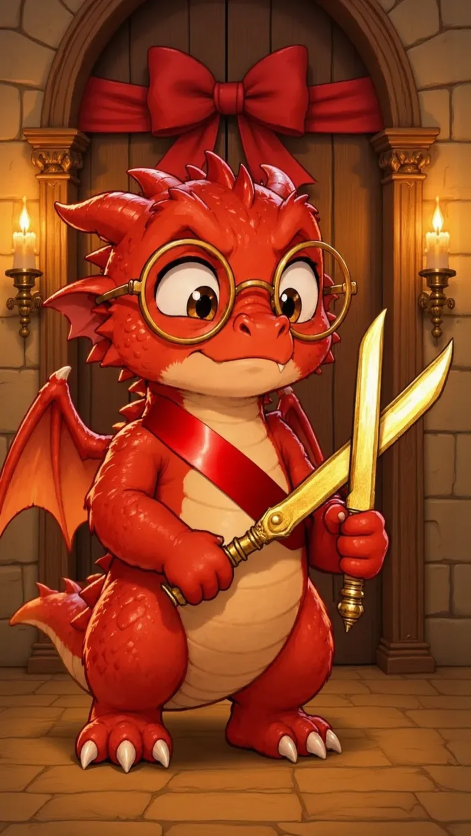
#> input picture dev/video/dragon/img/j1.jpg, 941 x 1672 px, found by its file name (shown at 1/2 size)
$ python troupe.py ia/i3.jpg
#> lines starting #> are read from the running program, lines starting #| are printed output that depends on the picture
### dev/video/dragon/montage.py
"""Montage « Rapport d'incident » à partir des 9 images fixes (animation 2D : zooms,
tremblements, étincelles, lueur, bulles BD, textes, écran final).
Usage : python3 montage.py [sortie.mp4] [--preview t1 t2 ...]"""
import sys, math, subprocess, random
import numpy as np
from PIL import Image, ImageDraw, ImageFont, ImageFilter

U = '/mnt/user-data/uploads/'
IMG = {
    1: 'Le_dragon_studieux_au_parchemin_vierge.png',
    2: 'Le_mai_tre_ennuye__et_le_dragon_ze_le_.png',
    3: '7BE61344-40EB-40E1-9026-36E9ED126DBD.png',
    4: 'AC69A1C3-FE3C-411B-BA7A-2F7525078722.png',
    5: '52C7C7C9-434D-4ADA-8B23-02B89AC59D4F.png',
    6: '2C2BFB56-7939-4141-950F-E3AA45067A2E.png',
    7: '3958388A-65EB-4E0C-A710-3E58D1B70438.png',
    8: '129B5815-92F7-48D4-A92C-17B993B6ADAC.png',
    9: 'BA2DC171-A6CC-4D34-A035-4A8C85409BB9.png',
}
W, H, FPS = 1080, 1920, 30
F = 'fonts/'
TITLE = F + 'luckiest-guy-latin-400-normal.ttf'
BODY = F + 'alegreya-sans-latin-900-normal.ttf'
SEMI = F + 'alegreya-sans-latin-800-normal.ttf'
GOLD = (255, 205, 70)
WHITE = (255, 255, 255)
RED = (200, 30, 40)
INK = (25, 22, 40)

def font(p, s): return ImageFont.truetype(p, s)

SRC = {k: Image.open(U + v).convert('RGB') for k, v in IMG.items()}
SW, SH = SRC[1].size  # 941 x 1672

# ---------- plans animés par Wan 2.2 (Hugging Face) ----------
import os
CLIPS = {1: ('ia/c1.mp4', 0.9), 2: ('ia/c2.mp4', 0.5), 3: ('ia/c3.mp4', 0.0), 4: ('ia/c4.mp4', 0.6), 5: ('ia/c5.mp4', 0.1)}
CLIP_FPS = 16
_CF = {}
# [15 lines left out: functions clip_frames, clip_src, not called in this run]

def ease(x): x = min(1, max(0, x)); return x * x * (3 - 2 * x)
def lerp(a, b, x): return a + (b - a) * x

# ---------- éléments graphiques ----------
def text_img(txt, path, size, fill=WHITE, stroke=9, maxw=900, lh=1.05, align='center'):
    f = font(path, size)
    lines = []
    for para in txt.split('\n'):
        cur = ''
        for w_ in para.split(' '):
            t = (cur + ' ' + w_).strip()
            if f.getlength(t) <= maxw or not cur: cur = t
            else: lines.append(cur); cur = w_
        lines.append(cur)
    # pas de mot isolé sur la dernière ligne
    if '\n' not in txt and len(lines) > 1 and ' ' not in lines[-1]:
        prev = lines[-2].split(' ')
        if len(prev) > 1: lines[-2] = ' '.join(prev[:-1]); lines[-1] = prev[-1] + ' ' + lines[-1]
    asc, desc = f.getmetrics(); lhpx = int((asc + desc) * lh)
    wmax = int(max(f.getlength(l) for l in lines)) + stroke * 2 + 8
    top = int(size * 0.28)
    im = Image.new('RGBA', (wmax, lhpx * len(lines) + stroke * 2 + 8 + top), (0, 0, 0, 0))
    d = ImageDraw.Draw(im)
    for i, l in enumerate(lines):
        lw = f.getlength(l)
        x = (wmax - lw) / 2 if align == 'center' else stroke + 4
        col = fill[i] if isinstance(fill, list) else fill
        d.text((x, top + stroke + 4 + i * lhpx), l, font=f, fill=col, stroke_width=stroke, stroke_fill=(0, 0, 0))
    # ombre portée
    sh = Image.new('RGBA', im.size, (0, 0, 0, 0)); sh.putalpha(im.getchannel('A').point(lambda a: a * 0.55))
    sh = sh.filter(ImageFilter.GaussianBlur(6))
    out = Image.new('RGBA', (im.width + 10, im.height + 12), (0, 0, 0, 0))
    out.alpha_composite(sh, (8, 10)); out.alpha_composite(im, (0, 0))
    return out

# [28 lines left out: function bubble, not called in this run]

def banner(txt, size=78):
    t = text_img(txt, TITLE, size, fill=[WHITE, GOLD], stroke=0, maxw=880, lh=1.08)
    bw, bh = 1000, t.height + 40
    im = Image.new('RGBA', (bw + 20, bh + 20), (0, 0, 0, 0)); d = ImageDraw.Draw(im)
    d.rounded_rectangle([10, 10, bw + 10, bh + 10], 26, fill=(0, 0, 0, 255))
    d.rounded_rectangle([18, 18, bw + 2, bh + 2], 20, fill=RED + (255,))
    for x in range(-bh, bw, 70):  # bandes d'alerte discrètes
        d.polygon([(x + 18, bh + 2), (x + 48, bh + 2), (x + 48 + bh - 16, 18), (x + 18 + bh - 16, 18)], fill=(220, 50, 55, 255))
    d.rounded_rectangle([18, 18, bw + 2, bh + 2], 20, outline=GOLD + (255,), width=5)
    im.alpha_composite(t, ((im.width - t.width) // 2, (im.height - t.height) // 2 + 4))
    return im

# [15 lines left out: functions stamp, view, not called in this run]

def shoot(img, z, cx, cy):
    x0, y0, vw, vh = view(None, z, cx, cy)
    return img.resize((W, H), Image.BICUBIC, box=(x0, y0, x0 + vw, y0 + vh)).convert('RGBA'), (x0, y0, vw, vh)

def to_screen(v, px, py):
    x0, y0, vw, vh = v
    return (px - x0) * W / vw, (py - y0) * H / vh

# ---------- effets ----------
# [6 lines left out: function star, not called in this run]

class Sparkles:
    def __init__(s, n, box, seed, rise=0.0, size=(10, 26)):
        r = random.Random(seed)
        s.p = [(r.uniform(box[0], box[2]), r.uniform(box[1], box[3]), r.uniform(0, 6.28),
                r.uniform(1.5, 3.5), r.uniform(*size), r.uniform(.5, 1.5)) for _ in range(n)]
        s.rise = rise
    # [6 lines left out: function draw, not called in this run]

def glow(size, col=(255, 210, 90)):
#> called with size = 520, col = (255, 210, 90)
    g = Image.new('RGBA', (size, size), (0, 0, 0, 0))
#> g: PIL image 520x520 RGBA; every value is 0
    a = np.zeros((size, size)); yy, xx = np.mgrid[:size, :size]
    r = np.hypot(xx - size / 2, yy - size / 2) / (size / 2)
    a = np.clip(1 - r, 0, 1) ** 2.2
    arr = np.zeros((size, size, 4), np.uint8); arr[..., :3] = col; arr[..., 3] = (a * 255).astype(np.uint8)
    return Image.fromarray(arr)
GLOW = glow(520)
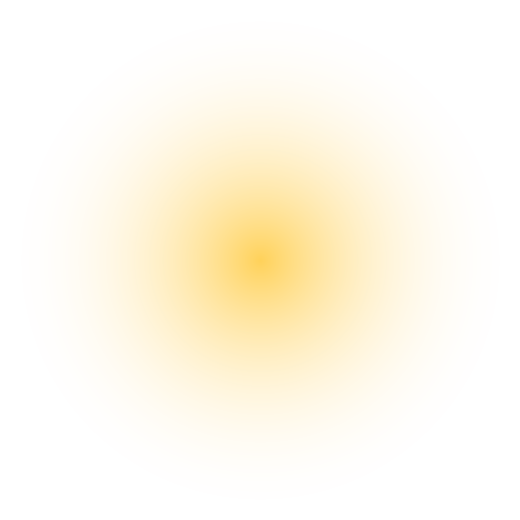
#> GLOW: PIL image 520x520 RGBA; mean R, G, B, A 255, 210, 90, 29.4; transparent parts drawn white

# [14 lines left out: functions pop, paste, not called in this run]

# ---------- écran du téléphone (P6) ----------
SCR = (306, 400, 632, 1058)
# [31 lines left out: function phone_ui, not called in this run]

# ---------- les plans ----------
# (début, fin, image, (z0, cx0, cy0), (z1, cx1, cy1))
SHOTS = [
    (0.0, 2.4, 1, (1.08, 470, 820), (1.18, 480, 760)),
    (2.4, 4.8, 2, (1.02, 470, 840), (1.18, 600, 790)),
    (4.8, 7.2, 3, (1.00, 470, 836), (1.22, 480, 760)),
    (7.2, 9.6, 4, (1.15, 470, 700), (1.15, 470, 980)),
    (9.6, 12.0, 5, (1.18, 470, 720), (1.05, 470, 800)),
    (12.0, 14.4, 6, (1.05, 470, 760), (1.20, 470, 730)),
    (14.4, 16.8, 7, (1.00, 470, 836), (1.28, 470, 760)),
    (16.8, 19.2, 8, (1.05, 470, 836), (1.25, 560, 760)),
    (19.2, 21.6, 9, (1.04, 470, 836), (1.16, 470, 760)),
]
END = 26.0

E = {}  # éléments pré-rendus
# [27 lines left out: function build, not called in this run]

SP5 = Sparkles(70, (40, 160, 1040, 1500), 5, size=(10, 30))
SP6 = Sparkles(26, (250, 380, 830, 1300), 6, rise=0.6)
SP8 = Sparkles(30, (600, 900, 1000, 1400), 8, rise=1.0, size=(8, 22))
SPE = Sparkles(40, (30, 160, 1050, 1750), 9, size=(6, 16))

# [96 lines left out: functions frame, end_card, main, not called in this run]

# [2 lines that do not run on import are left out]

### dev/video/dragon/fete.py
"""Montage « Opération fête parfaite » (série Le dragon pas payé).
Réutilise les outils de montage.py (bulles, textes, tampons, caméra, écran du téléphone).
Usage : python3 fete.py [sortie.mp4] [--preview t1 t2 ...]"""
import sys, math, subprocess
from PIL import Image, ImageFilter
import montage as M

A = '/mnt/user-data/attachments/2ee4b4d0-d95a-5544-aef9-689c530b467a/'
FILES = {1: 'dd9f27d4-image.png', 2: 'b2f31035-image.png', 3: 'd0a86201-image.png', 4: 'ba56aeb7-image.png',
         5: 'f7505acd-image.png', 7: 'c9b80f1e-image.png', 8: '93508271-image.png', 9: 'e90d9b33-image.png'}
SRC = {k: Image.open(A + f).convert('RGB') for k, f in FILES.items()}
SRC[6] = M.SRC[6]                       # le téléphone de la vidéo précédente
W, H, FPS = M.W, M.H, M.FPS
CLIPS = {}                              # plans animés (Hugging Face), ajoutés quand ils existent : {k: (fichier, décalage)}
import os
for k in (1, 2, 3, 4, 5, 7, 8, 9):
    p = f'ia/f{k}.mp4'
    if os.path.exists(p): CLIPS[k] = (p, 0.1)

def clip_src(k, lt):
    M.CLIPS[100 + k] = CLIPS[k]
    return M.clip_src(100 + k, lt)

# (début, fin, image, (z0, cx0, cy0), (z1, cx1, cy1))
SHOTS = [
    (0.0, 2.4, 1, (1.04, 470, 836), (1.14, 450, 760)),
    (2.4, 4.8, 2, (1.04, 470, 836), (1.16, 560, 760)),
    (4.8, 7.2, 3, (1.04, 470, 836), (1.14, 470, 900)),
    (7.2, 9.6, 4, (1.04, 470, 836), (1.16, 470, 860)),
    (9.6, 12.0, 5, (1.14, 470, 780), (1.04, 470, 836)),
    (12.0, 14.4, 6, (1.05, 470, 760), (1.18, 470, 730)),
    (14.4, 16.8, 7, (1.02, 470, 836), (1.20, 470, 820)),
    (16.8, 19.2, 8, (1.04, 470, 836), (1.16, 430, 760)),
    (19.2, 21.6, 9, (1.04, 470, 836), (1.14, 470, 760)),
]
END = 26.0
STAMP_T = {2: 3.6, 3: 6.0, 4: 8.4, 9: 20.4}     # tampons, sur les « pouf » de la musique

from PIL import ImageDraw
def stamp(txt, size=120, col=(196, 18, 30)):
    """Tampon lisible : fond crème presque opaque, cadre et lettres rouges pleines, légèrement penché."""
    f = M.font(M.TITLE, size); w = int(f.getlength(txt)) + 90; h = int(size * 1.25) + 50
    im = Image.new('RGBA', (w, h), (0, 0, 0, 0)); d = ImageDraw.Draw(im)
    d.rounded_rectangle([4, 4, w - 4, h - 4], 22, fill=(255, 246, 225, 235), outline=col + (255,), width=12)
    d.rounded_rectangle([22, 22, w - 22, h - 22], 14, outline=col + (255,), width=4)
    d.text((w / 2, h / 2 + size * 0.08), txt, font=f, fill=col + (255,), anchor='mm')
    sh = Image.new('RGBA', (w + 20, h + 20), (0, 0, 0, 0)); sh.paste((0, 0, 0, 110), (10, 14, w + 6, h + 10))
    sh = sh.filter(ImageFilter.GaussianBlur(8)); sh.alpha_composite(im, (6, 4))
    return sh.rotate(-10, expand=True, resample=Image.BICUBIC)

E = {}
# [28 lines left out: function build, not called in this run]

SP8 = M.Sparkles(34, (180, 300, 640, 760), 18, rise=0.7, size=(8, 24))
SPE = M.Sparkles(40, (30, 160, 1050, 1750), 19, size=(6, 16))

# [97 lines left out: functions stamp_at, frame, end_card, main, not called in this run]

# [2 lines that do not run on import are left out]

### dev/video/dragon/inaug2.py
"""« L'inauguration » (25 s, Instagram) : le dragon maire, trois tentatives.
Usage : python3 inaug2.py [sortie.mp4] [--preview t1 t2 ...]"""
import sys, math, subprocess, random
from PIL import Image, ImageDraw, ImageFilter
import montage as M
import fete as F
import court as C

def big(p): return Image.open(p).convert('RGB').resize((M.SW, M.SH), Image.LANCZOS)
SRC = {1: big('ia/j1.jpg'), 2: big('ia/j1.jpg'), 3: big('ia/i3.jpg'), 4: big('ia/i3.jpg'), 5: big('ia/i5.jpg')}
CLIPS = {1: 'ia/n1.mp4', 2: 'ia/n2.mp4', 3: 'ia/n3.mp4', 4: 'ia/n4.mp4', 5: 'ia/n5.mp4'}
W, H, FPS = M.W, M.H, M.FPS
CX, CY = M.SW / 2, M.SH / 2
# (début, fin, scène, (zoom, cx, cy) début, fin, décalage dans le clip)
SHOTS = [
    (0.0, 7.8, 1, (1.00, CX, CY), (1.10, CX, CY - 60), 0.0),
    (7.8, 12.0, 2, (1.06, CX, CY - 40), (1.00, CX, CY), 0.7),
    (12.0, 14.8, 3, (1.04, CX, CY), (1.16, CX - 60, CY - 30), 0.0),
    (14.8, 18.3, 4, (1.10, CX, CY - 30), (1.04, CX, CY), 0.4),
    (18.3, 21.9, 5, (1.02, CX, CY), (1.10, CX + 40, CY - 40), 0.2),
]
END = 25.1
SNEEZE_T = 9.55       # instant du « TCHOUM » (aligné sur le jet de feu du clip 2)
HIC_T = 16.15         # instant du hoquet (aligné sur la petite flamme du clip 4)
CUT_T = 19.6          # le Grand Maître coupe le ruban
NOTICE_T = 22.6
NY = 1330
SUBS = [(0.15, 2.55, 'Mesdames, messieurs…'), (2.55, 4.45, 'demain, la quête ouvre !'),
        (4.45, 5.6, 'Je déclare…'), (5.6, 7.0, "l'inauguration…")]
OUV_T = 7.0

# [12 lines left out: function burst, not called in this run]

E = {}
# [21 lines left out: function build, not called in this run]

def clip_src(k, lt, off):
    M.CLIPS[600 + k] = (CLIPS[k], off)
    return M.clip_src(600 + k, lt)

def flash(im, col, a):
    if a > 0: im.alpha_composite(Image.new('RGBA', (W, H), col + (int(255 * min(1, a)),)))

# [73 lines left out: functions frame, end_card, main, not called in this run]

RATE = {2: 30, 3: 30, 4: 30, 5: 30}   # vitesse imposée (images du clip par seconde) si besoin
# [2 lines that do not run on import are left out]

### dev/video/dragon/troupe.py
"""Instagram et TikTok « Le petit chevalier recrute sa troupe » (31,8 s), 7 novembre 2026, 2e vidéo d'ouverture.
Même format que annonce.py (accroche datée, recrues 1/4 à 4/4, réussite, question à un chiffre), avec des
chutes qu'on ne voit pas venir (demande de Nathan du 7/11 : « effet blague, effet waouh… très surprenantes ») :
le destrier EN PANNE, papa EN VEILLE DEPUIS 2018, la petite sœur RECRUTÉE puis PROMUE GÉNÉRALE, le chien
revenu pour le goûter, et le twist : pendant ce temps, le chat a déjà réservé la quête.
Images : Nano Banana 2.1 et Wan 3.0 Prime (fal.ai) ; plan du chat : FLUX.1 Kontext et Wan 2.2 (Hugging Face).
Carte de fin : le clip du dragon de annonce.py (annonce/c7.mp4).
Zones d'Instagram et TikTok évitées : 220 px en haut, 470 px en bas, colonne des boutons à droite (x > 930).
Usage : python3 troupe.py [sortie.mp4] [--preview t1 t2 ...]"""
import sys, os, math, subprocess
from PIL import Image, ImageDraw, ImageFilter

# Les modules d'outils chargent à l'import des images d'anciennes vidéos : une image vide les remplace.
_open = Image.open
Image.open = lambda p, *a, **k: Image.new('RGB', (941, 1672), (20, 20, 30)) if isinstance(p, str) and not os.path.exists(p) else _open(p, *a, **k)
import montage as M
import fete as F
import inaug2 as I
#> in big, returned value is the input picture: PIL image 941x1672 RGB; mean R, G, B 143.4, 63.9, 31.1
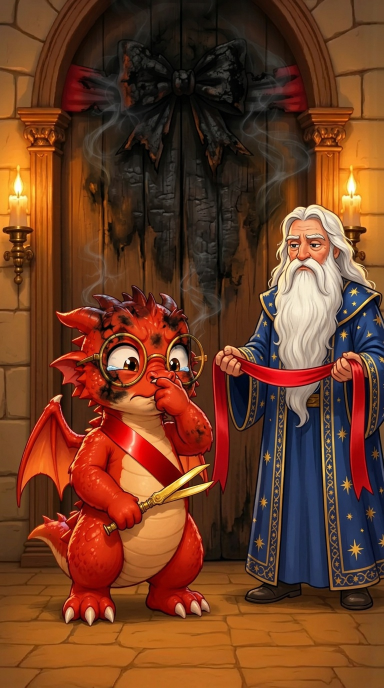
#> input picture dev/video/dragon/ia/i3.jpg, 768 x 1376 px (shown at 1/2 size)
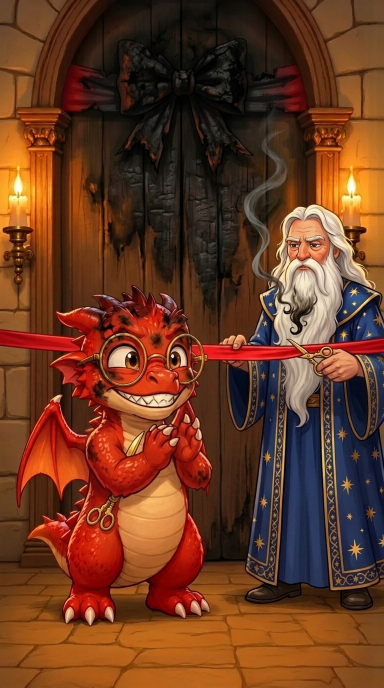
#> input picture dev/video/dragon/ia/i5.jpg, 768 x 1376 px (shown at 1/2 size)
Image.open = _open

W, H, FPS = 1080, 1920, 30
XT = 500                                   # centre des textes, à gauche de la colonne des boutons
A = 'troupe/'
SCRATCH = '/tmp/claude-0/-home-claude/2200d18c-fb03-5130-b93c-65df657ebe08/scratchpad/troupe/'

# (début, fin, clip, départ dans le clip, vitesse)
SHOTS = [
    (0.0, 3.0, 'c1', 0.0, 1.0),     # le chevalier saute sur son lit
    (3.0, 6.0, 'c2', 1.3, 1.0),     # recrue 1 : le destrier… EN PANNE
    (6.0, 9.0, 'c3', 1.2, 1.0),     # recrue 2 : le chat jette le casque, REFUSÉ
    (9.0, 12.4, 'c4', 1.2, 1.0),    # recrue 3 : papa, EN VEILLE DEPUIS 2018
    (12.4, 16.4, 'c5', 0.3, 1.0),   # recrue 4 : la petite sœur, RECRUTÉE puis PROMUE GÉNÉRALE
    (16.4, 20.6, 'c6', 0.0, 0.75),  # la troupe et le dragon à la porte : LA QUÊTE EST OUVERTE
    (20.6, 23.8, 'c7', 0.0, 1.0),   # recrue 5 : le chien revient… pour le goûter
    (23.8, 27.2, 'c8', 0.0, 1.0),   # pendant ce temps, le chat a déjà réservé la quête
    (27.2, 31.8, '../annonce/c7', 0.0, 1.0),   # carte de fin
]
FIN0 = 27.2
END = 31.8
FALL_T = 4.95          # le chevalier tombe sur les fesses
PANNE_T = 5.0
MEOW_T = 6.3
CLANG_T = 7.55         # le casque touche le sol
REFUSE_T = 8.0
RONFLE_T = 9.3
VEILLE_T = 10.5
CRI_T = 13.45
OK_T = 13.7
GENERALE_T = 14.7
GOUTER_T = 21.6
WOUF_T = 21.0
TAP_T = 24.35
REVEAL_T = 25.1
IMPACTS = [PANNE_T, REFUSE_T, VEILLE_T, OK_T, GENERALE_T, 16.4, REVEAL_T]   # tremblements d'écran
PUNCH = [(VEILLE_T, 1.07), (GENERALE_T, 1.09), (GOUTER_T, 1.06), (REVEAL_T, 1.1)]  # zooms brusques

_CF = {}
# [9 lines left out: function frames, not called in this run]
def clip_at(name, t):
    fr = frames(name); i = min(len(fr) - 1, max(0, int(round(t * FPS))))
    return Image.frombuffer('RGB', (W, H), fr[i]).convert('RGBA')

E = {}
def T_(s, size=86, fill=None, font=None, maxw=780, stroke=12):
    if isinstance(fill, list): fill = fill + [fill[-1]] * 8
    return M.text_img(s, font or M.TITLE, size, fill=fill or M.WHITE, stroke=stroke, maxw=maxw)
#> in text_img, `im = Image.new('RGBA', (wmax, lhpx * len(lines) + stroke * 2 + 8 + top..`: im: PIL image 725x259 RGBA; every value is 0
#> in text_img, `out = Image.new('RGBA', (im.width + 10, im.height + 12), (0, 0, 0, 0))`: out: PIL image 735x271 RGBA; every value is 0
#> call 2 of text_img, with path = 'fonts/luckiest-guy-latin-400-normal.ttf', size = 68, stroke = 12, maxw = 880, lh = 1.05, align = 'center'
#> in text_img (call 2), `wmax = int(max(f.getlength(l) for l in lines)) + stroke * 2 + 8`: wmax = 761
#> in text_img (call 2), `im = Image.new('RGBA', (wmax, lhpx * len(lines) + stroke * 2 + 8 + top..`: im: PIL image 761x306 RGBA; every value is 0
#> the loop in text_img (call 2), `for i, l in enumerate(lines):` made 3 passes
#> x on passes 1 to 3: 15.61, 23.45, 152
#> in text_img (call 2), `out = Image.new('RGBA', (im.width + 10, im.height + 12), (0, 0, 0, 0))`: out: PIL image 771x318 RGBA; every value is 0
#> in text_img (call 2), `out.alpha_composite(im, (0, 0))`:
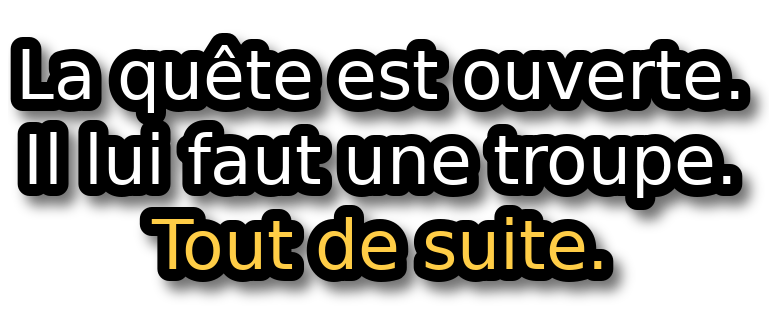
#> out: PIL image 771x318 RGBA; mean R, G, B, A 24.9, 23.7, 20.5, 130.7; transparent parts drawn white

def label(n, what):
    """« Recrue n/4 : » en or, et la recrue en blanc, sur deux lignes."""
    return T_(f'Recrue {n} :\n{what}', 84, [M.GOLD, M.WHITE])
#> in text_img (call 3), `im = Image.new('RGBA', (wmax, lhpx * len(lines) + stroke * 2 + 8 + top..`: im: PIL image 540x259 RGBA; every value is 0
#> in text_img (call 3), `out = Image.new('RGBA', (im.width + 10, im.height + 12), (0, 0, 0, 0))`: out: PIL image 550x271 RGBA; every value is 0
#> the loop in text_img (call 5), `for i, l in enumerate(lines):` made 2 passes
#> x on passes 1 to 2: 15.6, 165.2
#> in text_img (call 5), `out.alpha_composite(im, (0, 0))`:
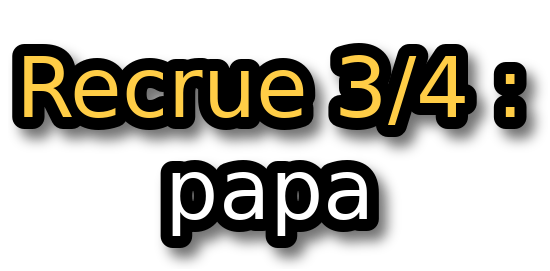
#> out: PIL image 550x271 RGBA; mean R, G, B, A 20.2, 17.6, 10.6, 92.9; transparent parts drawn white
#> in text_img (call 6), `wmax = int(max(f.getlength(l) for l in lines)) + stroke * 2 + 8`: wmax = 623
#> in text_img (call 6), `im = Image.new('RGBA', (wmax, lhpx * len(lines) + stroke * 2 + 8 + top..`: im: PIL image 623x259 RGBA; every value is 0
#> the loop in text_img (call 6), `for i, l in enumerate(lines):` made 2 passes
#> x on passes 1 to 2: 57.1, 15.7
#> in text_img (call 6), `out = Image.new('RGBA', (im.width + 10, im.height + 12), (0, 0, 0, 0))`: out: PIL image 633x271 RGBA; every value is 0
#> in text_img (call 6), `out.alpha_composite(im, (0, 0))`:
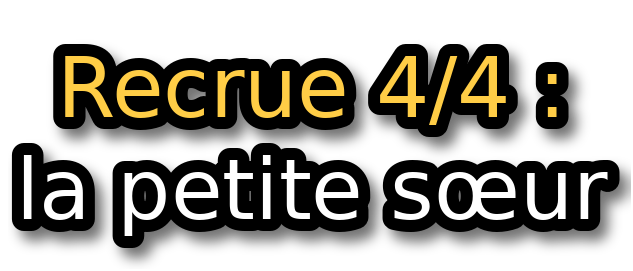
#> out: PIL image 633x271 RGBA; mean R, G, B, A 26.2, 23.9, 17.8, 119.8; transparent parts drawn white
#> in text_img (call 7), `wmax = int(max(f.getlength(l) for l in lines)) + stroke * 2 + 8`: wmax = 459
#> in text_img (call 7), `im = Image.new('RGBA', (wmax, lhpx * len(lines) + stroke * 2 + 8 + top..`: im: PIL image 459x259 RGBA; every value is 0
#> the loop in text_img (call 7), `for i, l in enumerate(lines):` made 2 passes
#> x on passes 1 to 2: 15.97, 64.79
#> in text_img (call 7), `sh.putalpha(im.getchannel('A').point(lambda a: a * 0.55))`:
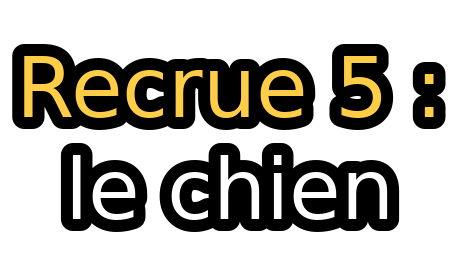
#> im: PIL image 459x259 RGBA; mean R, G, B, A 24.6, 21.9, 14.8, 107.5; transparent parts drawn white

def stamp_lines(lines, size, col):
    """Tampon sur plusieurs lignes, même dessin que fete.stamp (fond crème, cadre et lettres pleines)."""
#> called with size = 84, col = (196, 18, 30)
    f = M.font(M.TITLE, size); lh = int(size * 1.12)
    w = int(max(f.getlength(l) for l in lines)) + 90; h = lh * len(lines) + 60
    im = Image.new('RGBA', (w, h), (0, 0, 0, 0)); d = ImageDraw.Draw(im)
    d.rounded_rectangle([4, 4, w - 4, h - 4], 22, fill=(255, 246, 225, 235), outline=col + (255,), width=12)
    d.rounded_rectangle([22, 22, w - 22, h - 22], 14, outline=col + (255,), width=4)
    for i, l in enumerate(lines):
        d.text((w / 2, 30 + lh * i + lh / 2 + size * 0.08), l, font=f, fill=col + (255,), anchor='mm')
    sh = Image.new('RGBA', (w + 20, h + 20), (0, 0, 0, 0)); sh.paste((0, 0, 0, 110), (10, 14, w + 6, h + 10))
    sh = sh.filter(ImageFilter.GaussianBlur(8)); sh.alpha_composite(im, (6, 4))
    return sh.rotate(-10, expand=True, resample=Image.BICUBIC)

GREEN = (24, 130, 60)
ROYAL = (150, 95, 0)
def build():
    G = M.GOLD
    E['h1'] = T_('7 NOVEMBRE · 7 H 12', 84, G, maxw=900)
    E['h2'] = T_('La quête est ouverte.\nIl lui faut une troupe.\nTout de suite.', 68, [M.WHITE, M.WHITE, G], maxw=880)
    E['t1'] = label('1/4', 'le destrier')
    E['t2'] = label('2/4', 'le chat')
    E['t3'] = label('3/4', 'papa')
    E['t4'] = label('4/4', 'la petite sœur')
    E['t5'] = label('5', 'le chien')
    E['panne'] = F.stamp('EN PANNE', 116)
    E['refuse'] = F.stamp('REFUSÉ', 120)
    E['veille'] = stamp_lines(['EN VEILLE', 'DEPUIS 2018'], 84, (196, 18, 30))
    E['ok'] = F.stamp('RECRUTÉE !', 100, col=GREEN)
    E['gen'] = stamp_lines(['PROMUE', 'GÉNÉRALE'], 112, ROYAL).rotate(18, expand=True, resample=Image.BICUBIC)
    E['ronfle'] = T_('rrrron… pfffff…', 60, M.WHITE, font=M.BODY, stroke=10)
    E['open'] = M.banner('LA QUÊTE DU CHEVALIER\nEST OUVERTE !', 74)
#> the loop in text_img, `for i, l in enumerate(lines):` made 3 passes
#> x on passes 1 to 3: 34.08, 79.59, 3.8
    E['open2'] = T_('À ton prénom.\nDans les rues\nde ta ville.', 74, [M.WHITE, G, G])
    E['gouter'] = T_('Il a appris qu\'il y avait\nun goûter.', 66, [M.WHITE, G], maxw=880)
    E['pdt'] = T_('Pendant ce temps,\nle chat…', 84, [M.WHITE, G])
    E['reveal'] = M.banner('… A DÉJÀ RÉSERVÉ\nLA QUÊTE.', 78)
    E['q'] = T_('Chez toi, qui organise\nvraiment l\'anniversaire ?', 64, [M.WHITE, M.WHITE], maxw=880)
    E['opts'] = T_('1 papa · 2 maman\n3 le chat', 70, [M.GOLD, M.GOLD], maxw=880)
    E['cta'] = M.banner('LA QUÊTE EST OUVERTE\nLIEN EN BIO', 64)
    E['url'] = T_('maquetelegendaire.fr', 60, stroke=10)

SPE = M.Sparkles(40, (40, 220, 1000, 1400), 11, size=(7, 18))
SPG = M.Sparkles(60, (60, 600, 1000, 1500), 23, size=(8, 22))

# [85 lines left out: functions arrow, shade, zoom, punch, shake, frame, not called in this run]

def main():
    build()
    args = sys.argv[1:]
    if '--preview' in args:
        os.makedirs(SCRATCH, exist_ok=True)
        for ts in args[args.index('--preview') + 1:]:
            frame(float(ts)).convert('RGB').save(f'{SCRATCH}p_{ts}.jpg', quality=88)
        return
    out = args[0] if args else 'troupe.mp4'
    tmp = out[:-4] + '.tmp.mp4'
    p = subprocess.Popen(['ffmpeg', '-y', '-loglevel', 'error', '-f', 'rawvideo', '-pix_fmt', 'rgb24',
                          '-s', f'{W}x{H}', '-r', str(FPS), '-i', '-', '-i', 'son15.wav',
                          '-c:v', 'libx264', '-preset', 'medium', '-crf', '18', '-pix_fmt', 'yuv420p',
                          '-c:a', 'aac', '-b:a', '192k', '-shortest', '-movflags', '+faststart', tmp], stdin=subprocess.PIPE)
    for f_ in range(int(END * FPS)):
        p.stdin.write(frame(f_ / FPS).convert('RGB').tobytes())
    p.stdin.close(); p.wait()
    if p.returncode == 0: os.replace(tmp, out); print('ok', out)

if __name__ == '__main__':
#> (the run stopped early here; a loop or call above may not have finished)
